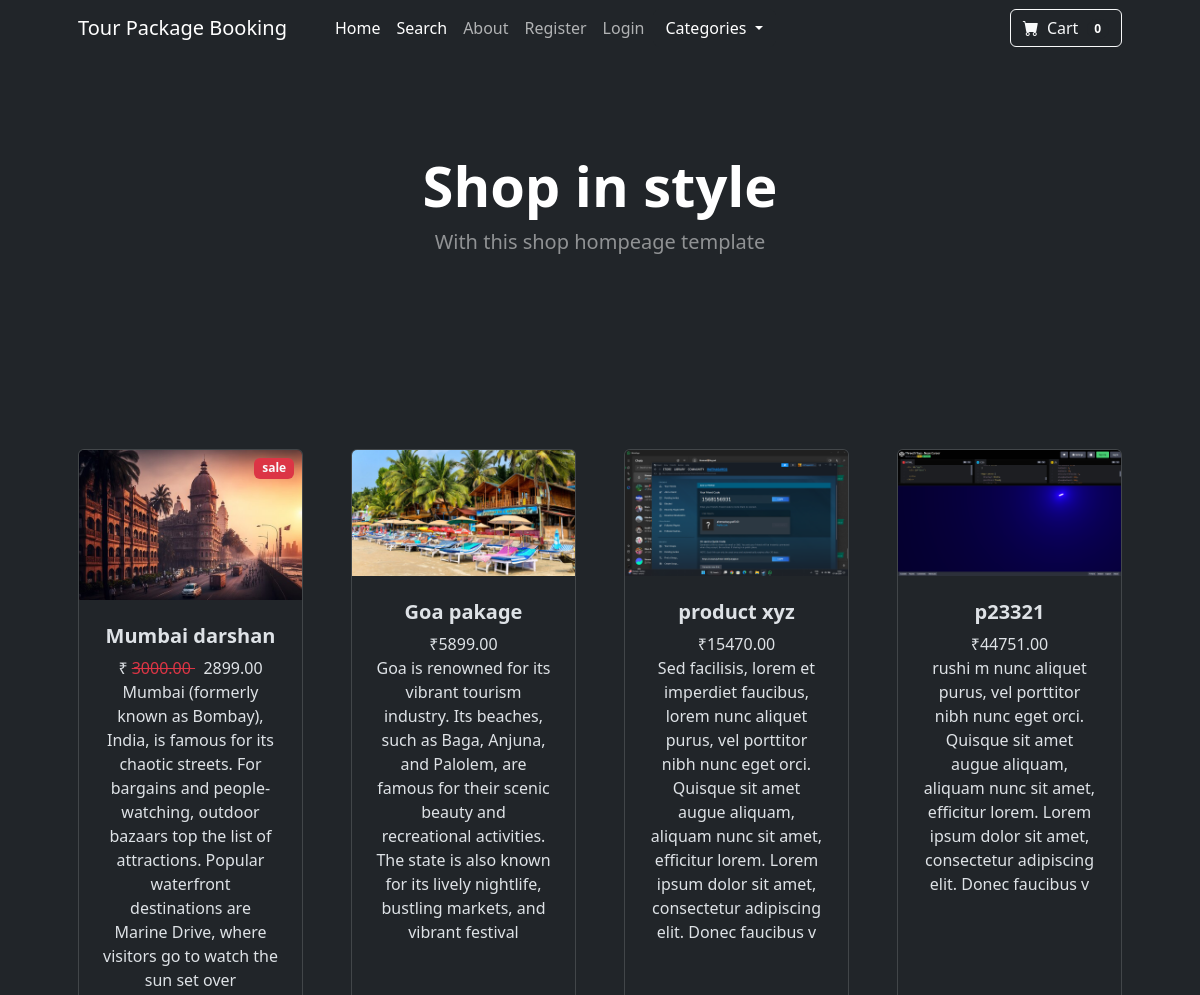
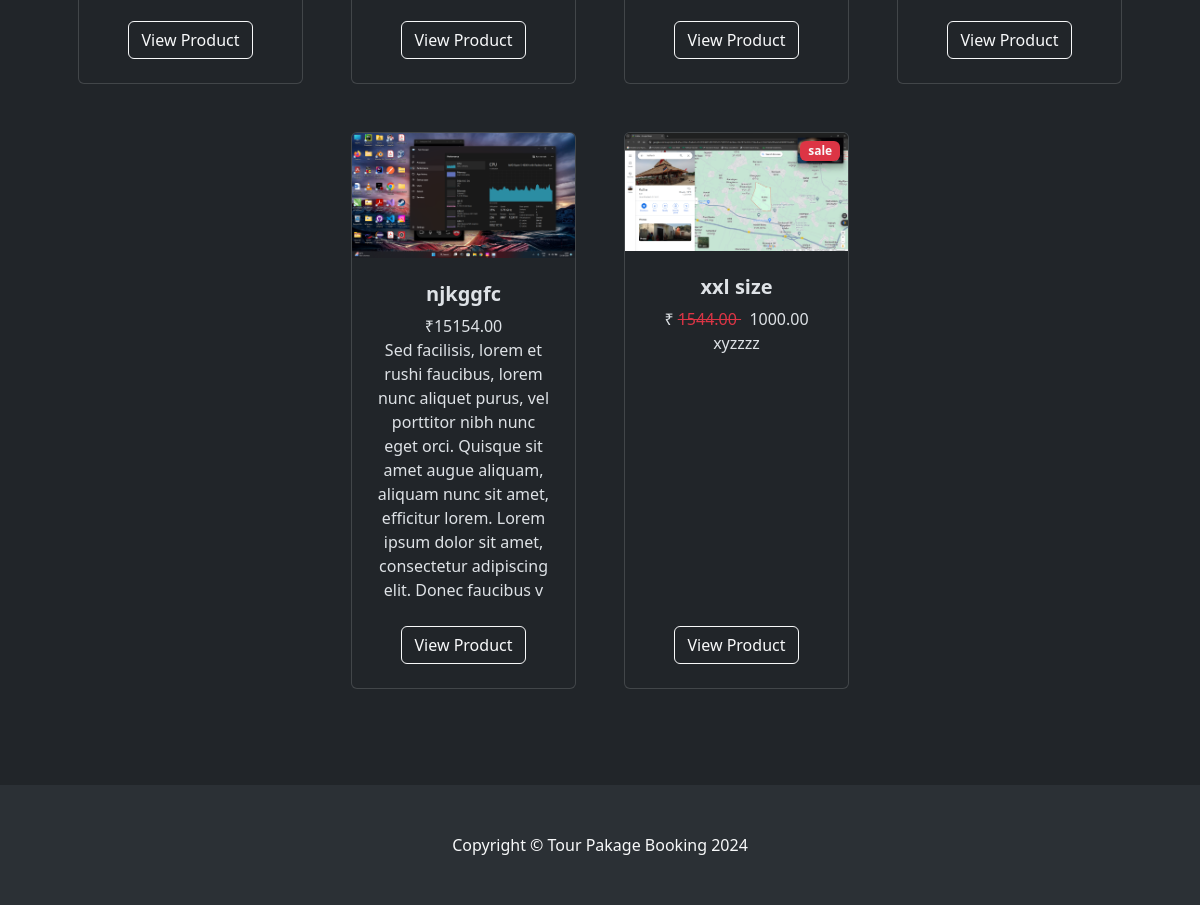
The page / on the database its author committed (2 pictures, top to bottom).
### tour_pacage_booking/models.py (models this page shows, shortened)
class Product(models.Model):
  name =  models.CharField(max_length=50)
  price =  models.DecimalField(default=0, decimal_places=2,max_digits=10 )
  category = models.ForeignKey(Category,on_delete=models.CASCADE,default=1)
  discription = models.CharField(max_length=250,default='',blank=True,null=True)
  image = models.ImageField(upload_to='uploads/product/')
  is_sale = models.BooleanField(default=False)
  sale_price = models.DecimalField(default=0, decimal_places=2,max_digits=10 )

### tour_pacage_booking/views.py (the view)
# urls.py: 2. Add a URL to urlpatterns:  path('', views.home, name='home')
def home(request):
   products = Product.objects.all
   return render(request, 'home.html', {'products': products})

### cart/cart.py (called while the page is built)
    def __len__(self):
        return len(self.cart)

### cart/context_processors.py (called while the page is built)
def cart(request):
    return {'cart': Cart(request)}

### tour_pacage_booking/templates/home.html
{% extends 'base.html' %}
{% block content%}
        <header class="bg-dark py-5">
            <div class="container px-4 px-lg-5 my-5">
                <div class="text-center text-white">
                    <h1 class="display-4 fw-bolder">Shop in style</h1>
                    <p class="lead fw-normal text-white-50 mb-0">With this shop hompeage template</p>
                </div>
            </div>
        </header>
        <section class="py-5">
            <div class="container px-4 px-lg-5 mt-5">
                <div class="row gx-4 gx-lg-5 row-cols-2 row-cols-md-3 row-cols-xl-4 justify-content-center">
                  {% for product in products %}
                    {% if product.is_sale %}
                     <div class="col mb-5">
                        <div class="card h-100">
                            <div class="badge bg-danger text-light position-absolute" style ="top:0.5rem; right:0.5rem ">
                                sale
                            </div>
                            <img class="card-img-top" src="{{product.image.url}}" alt="..." />
                            <div class="card-body p-4">
                                <div class="text-center">
                                    <h5 class="fw-bolder">{{product.name}}</h5>
                                   &#8377;
                                   <del class ="text-danger" >{{product.price}} </del> &nbsp;
                                   {{product.sale_price}}
                                   <br/>
                                    {{product.discription}}
                                </div>
                            </div>
                            <div class="card-footer p-4 pt-0 border-top-0 bg-transparent">
                                <div class="text-center"><a class="btn btn-outline-light mt-auto" href="{% url 'product' product.id %}">View Product</a></div>
                            </div>
                        </div>
                    </div>
                    {% else %}
                     <div class="col mb-5">
                        <div class="card h-100">
                            <img class="card-img-top" src="{{product.image.url}}" alt="..." />
                            <div class="card-body p-4">
                                <div class="text-center">
                                    <h5 class="fw-bolder">{{product.name}}</h5>
                                    &#8377;{{product.price}}
                                   <br/>
                                    {{product.discription}}
                                </div>
                            </div>
                            <div class="card-footer p-4 pt-0 border-top-0 bg-transparent">
                                <div class="text-center"><a class="btn btn-outline-light mt-auto" href="{% url 'product' product.id %}">View Product</a></div>
                            </div>
                        </div>
                    </div>
                    {% endif%}
                    {% endfor%}
                </div>
            </div>
        </section>
{% endblock %}

### rows shown on the page
Product: image (picture), name "Mumbai darshan", price "3000.00", sale_price "2899.00", discription "Mumbai (formerly known as Bombay), India, is famous for its chaotic streets. For bargains and people-watching, outdoor bazaars top the list of attractions. Popular waterfront destinations are Marine Drive, where visitors go to watch the sun set over"
Product: image (picture), name "Goa pakage", price "5899.00", discription "Goa is renowned for its vibrant tourism industry. Its beaches, such as Baga, Anjuna, and Palolem, are famous for their scenic beauty and recreational activities. The state is also known for its lively nightlife, bustling markets, and vibrant festival"
Product: image (picture), name "product xyz", price "15470.00", discription "Sed facilisis, lorem et imperdiet faucibus, lorem nunc aliquet purus, vel porttitor nibh nunc eget orci. Quisque sit amet augue aliquam, aliquam nunc sit amet, efficitur lorem. Lorem ipsum dolor sit amet, consectetur adipiscing elit. Donec faucibus v"
Product: image (picture), name "p23321", price "44751.00", discription "rushi m nunc aliquet purus, vel porttitor nibh nunc eget orci. Quisque sit amet augue aliquam, aliquam nunc sit amet, efficitur lorem. Lorem ipsum dolor sit amet, consectetur adipiscing elit. Donec faucibus v"
Product: image (picture), name "njkggfc", price "15154.00", discription "Sed facilisis, lorem et rushi faucibus, lorem nunc aliquet purus, vel porttitor nibh nunc eget orci. Quisque sit amet augue aliquam, aliquam nunc sit amet, efficitur lorem. Lorem ipsum dolor sit amet, consectetur adipiscing elit. Donec faucibus v"
Product: image (picture), name "xxl size", price "1544.00", sale_price "1000.00", discription "xyzzzz"

### other values the page prints
{{ cart|length }} "0"
